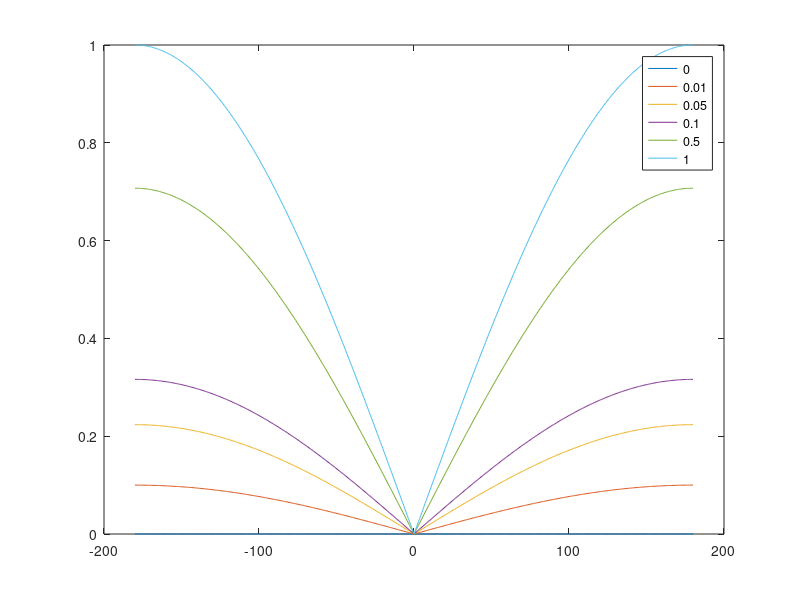
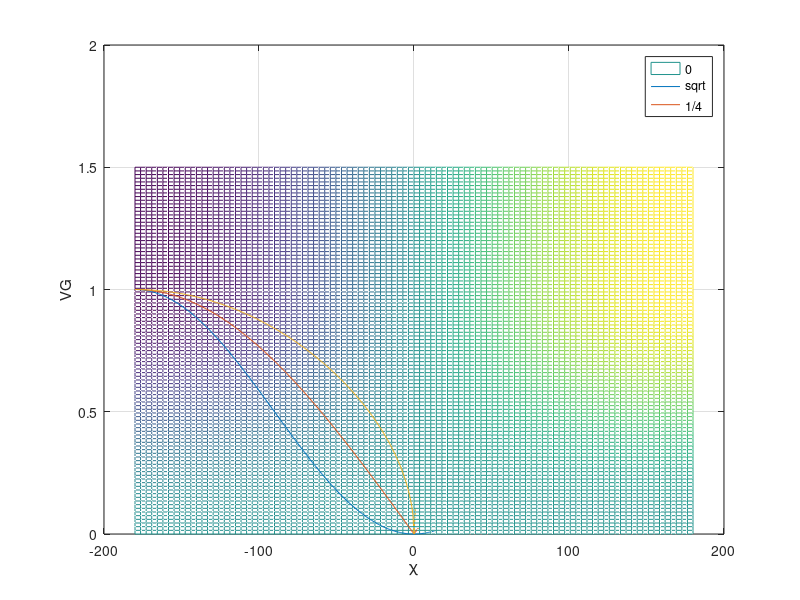

The MATLAB source for these figures, in order:

clear; clc;

tP = [1;0];
chi = linspace(-pi,pi,501);
VG_set = [0 0.01 0.05 0.1 0.5 1];
for i=1:length(VG_set)
    VG = VG_set(i);
    vG = VG*[cos(chi);sin(chi)];
    if VG>=1
        e_lat(i,:) = sqrt((VG - (tP(1)*vG(1,:)+tP(2)*vG(2,:)))/VG/2);
    else
        e_lat(i,:) = sqrt((VG - (tP(1)*vG(1,:)+tP(2)*vG(2,:)))/2);
    end
end
plot(rad2deg(chi), e_lat)
legend('0','0.01','0.05','0.1','0.5','1')

%%

clear; clc;

tP = [1;0];
chi = linspace(-pi,pi,101);
VG_set = linspace(0,1.5,101);
for i=1:length(VG_set)
    VG = VG_set(i);
    vG = VG*[cos(chi);sin(chi)];
    if VG>=1
%         e_lat(i,:) = sign(tP(1)*vG(2,:)-tP(2)*vG(1,:)).*sqrt((VG - (tP(1)*vG(1,:)+tP(2)*vG(2,:)))/VG/2);
        e_lat(i,:) = (sign(tP(1)*vG(2,:)-tP(2)*vG(1,:)).*sqrt((VG*tP(1)-vG(1,:)).^2+(VG*tP(2)-vG(2,:)).^2)/VG/2);%.^2;
    else
%         e_lat(i,:) = sign(tP(1)*vG(2,:)-tP(2)*vG(1,:)).*sqrt((VG - (tP(1)*vG(1,:)+tP(2)*vG(2,:)))/2);
%         e_lat(i,:) = (sign(tP(1)*vG(2,:)-tP(2)*vG(1,:)).*-(VG-2).*sqrt((VG*tP(1)-vG(1,:)).^2+(VG*tP(2)-vG(2,:)).^2)/2);%.^2;
        VG1 = 0.5-0.5*cos(pi*VG);
        if VG>0
            VG1_VG=VG1/VG;
        else
            VG1_VG=0;
        end
        e_lat(i,:) = (sign(tP(1)*vG(2,:)-tP(2)*vG(1,:)).*sqrt((VG1*tP(1)-vG(1,:)*VG1_VG).^2+(VG1*tP(2)-vG(2,:)*VG1_VG).^2)/2);%.^2
    end
%     e_lat0(i,:) = sqrt((VG - (tP(1)*vG(1,:)+tP(2)*vG(2,:)))/2);
end

figure('color','w','name','3d'); hold on; grid on; box on;
mesh(rad2deg(chi),VG_set,e_lat)
xlabel('\chi')
ylabel('VG')
zlabel('e')

% figure('color','w','name','2d'); hold on; grid on; box on;
% plot(rad2deg(chi),e_lat0(1:10:length(VG_set),:))
% xlabel('\chi')
% ylabel('e')

%%
clear; clc;

tP = [1;0];
chi = linspace(-pi,pi,501);
VG_set = [1];
for i=1:length(VG_set)
    VG = VG_set(i);
    vG = VG*[cos(chi);sin(chi)];
    if VG>=1
        e_lat0(i,:) = ((VG - (tP(1)*vG(1,:)+tP(2)*vG(2,:)))/VG/2);
        e_lat(i,:) = sqrt((VG - (tP(1)*vG(1,:)+tP(2)*vG(2,:)))/VG/2);
        e_lat2(i,:) = ((VG - (tP(1)*vG(1,:)+tP(2)*vG(2,:)))/VG/2).^(1/4);
    else
        e_lat0(i,:) = sqrt((VG - (tP(1)*vG(1,:)+tP(2)*vG(2,:))));
        e_lat(i,:) = sqrt((VG - (tP(1)*vG(1,:)+tP(2)*vG(2,:))));
        e_lat2(i,:) = ((VG - (tP(1)*vG(1,:)+tP(2)*vG(2,:)))).^(1/4);
    end
end
plot(rad2deg(chi), e_lat0, rad2deg(chi), e_lat, rad2deg(chi), e_lat2)
legend('0','sqrt','1/4')
